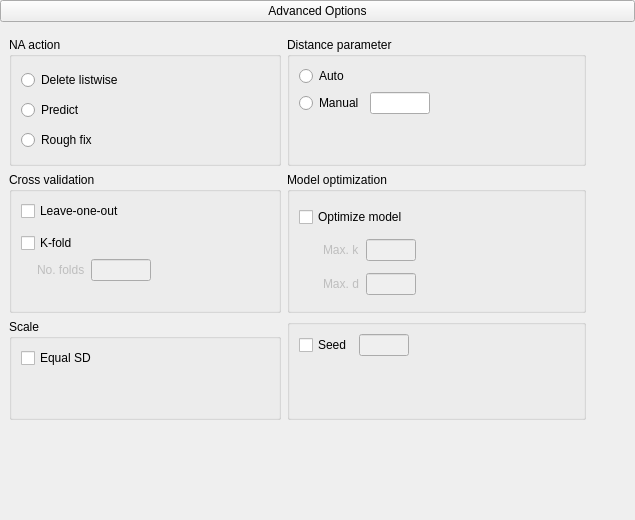
    <widget class="QWidget" name="advancedBox" native="true">
     <layout class="QGridLayout" name="gridLayout_2">
      <property name="leftMargin">
       <number>0</number>
      </property>
      <property name="topMargin">
       <number>0</number>
      </property>
      <property name="rightMargin">
       <number>0</number>
      </property>
      <item row="0" column="0" rowspan="2" colspan="2">
       <widget class="ExpanderButton" name="expanderAdvanced">
        <property name="enabled">
         <bool>true</bool>
        </property>
        <property name="text">
         <string>Advanced Options</string>
        </property>
       </widget>
      </item>
      <item row="3" column="0" rowspan="2" colspan="2">
       <widget class="QWidget" name="advancedOptions" native="true">
        <layout class="QGridLayout" name="gridLayout_7">
         <item row="0" column="2">
          <widget class="BoundGroupBox" name="distanceParameter">
           <property name="title">
            <string>Distance parameter</string>
           </property>
           <property name="flat">
            <bool>false</bool>
           </property>
           <layout class="QGridLayout" name="gridLayout_21">
            <item row="1" column="1">
             <widget class="BoundTextBox" name="distanceParameterManual">
              <property name="sizePolicy">
               <sizepolicy hsizetype="Fixed" vsizetype="Preferred">
                <horstretch>0</horstretch>
                <verstretch>0</verstretch>
               </sizepolicy>
              </property>
              <property name="minimumSize">
               <size>
                <width>60</width>
                <height>0</height>
               </size>
              </property>
              <property name="maximumSize">
               <size>
                <width>60</width>
                <height>16777215</height>
               </size>
              </property>
             </widget>
            </item>
            <item row="0" column="0">
             <widget class="QRadioButton" name="auto_3">
              <property name="sizePolicy">
               <sizepolicy hsizetype="Fixed" vsizetype="Fixed">
                <horstretch>0</horstretch>
                <verstretch>0</verstretch>
               </sizepolicy>
              </property>
              <property name="text">
               <string>Auto</string>
              </property>
             </widget>
            </item>
            <item row="2" column="0">
             <spacer name="verticalSpacer_4">
              <property name="orientation">
               <enum>Qt::Vertical</enum>
              </property>
              <property name="sizeHint" stdset="0">
               <size>
                <width>20</width>
                <height>40</height>
               </size>
              </property>
             </spacer>
            </item>
            <item row="1" column="2">
             <spacer name="horizontalSpacer_3">
              <property name="orientation">
               <enum>Qt::Horizontal</enum>
              </property>
              <property name="sizeHint" stdset="0">
               <size>
                <width>40</width>
                <height>20</height>
               </size>
              </property>
             </spacer>
            </item>
            <item row="1" column="0">
             <widget class="QRadioButton" name="manual_3">
              <property name="sizePolicy">
               <sizepolicy hsizetype="Fixed" vsizetype="Fixed">
                <horstretch>0</horstretch>
                <verstretch>0</verstretch>
               </sizepolicy>
              </property>
              <property name="text">
               <string>Manual</string>
              </property>
             </widget>
            </item>
           </layout>
          </widget>
         </item>
         <item row="0" column="0">
          <widget class="BoundGroupBox" name="naAction">
           <property name="title">
            <string>NA action</string>
           </property>
           <property name="flat">
            <bool>false</bool>
           </property>
           <layout class="QGridLayout" name="gridLayout_20">
            <item row="0" column="0">
             <widget class="QRadioButton" name="deleteListWise">
              <property name="sizePolicy">
               <sizepolicy hsizetype="Fixed" vsizetype="Fixed">
                <horstretch>0</horstretch>
                <verstretch>0</verstretch>
               </sizepolicy>
              </property>
              <property name="text">
               <string>Delete listwise</string>
              </property>
             </widget>
            </item>
            <item row="1" column="0">
             <widget class="QRadioButton" name="predict">
              <property name="text">
               <string>Predict</string>
              </property>
             </widget>
            </item>
            <item row="2" column="1">
             <spacer name="horizontalSpacer">
              <property name="orientation">
               <enum>Qt::Horizontal</enum>
              </property>
              <property name="sizeHint" stdset="0">
               <size>
                <width>40</width>
                <height>20</height>
               </size>
              </property>
             </spacer>
            </item>
            <item row="2" column="0">
             <widget class="QRadioButton" name="roughFix">
              <property name="sizePolicy">
               <sizepolicy hsizetype="Fixed" vsizetype="Fixed">
                <horstretch>0</horstretch>
                <verstretch>0</verstretch>
               </sizepolicy>
              </property>
              <property name="text">
               <string>Rough fix</string>
              </property>
             </widget>
            </item>
           </layout>
          </widget>
         </item>
         <item row="1" column="0">
          <widget class="GroupBox" name="plotsGroup">
           <property name="title">
            <string>Cross validation</string>
           </property>
           <layout class="QGridLayout" name="gridLayout_12">
            <item row="0" column="0" colspan="3">
             <widget class="BoundCheckBox" name="validationLeaveOneOut">
              <property name="sizePolicy">
               <sizepolicy hsizetype="Fixed" vsizetype="Fixed">
                <horstretch>0</horstretch>
                <verstretch>0</verstretch>
               </sizepolicy>
              </property>
              <property name="text">
               <string>Leave-one-out</string>
              </property>
             </widget>
            </item>
            <item row="1" column="0">
             <widget class="QWidget" name="widget_2" native="true">
              <property name="minimumSize">
               <size>
                <width>10</width>
                <height>0</height>
               </size>
              </property>
              <property name="maximumSize">
               <size>
                <width>10</width>
                <height>16777215</height>
               </size>
              </property>
             </widget>
            </item>
            <item row="2" column="0" colspan="2">
             <widget class="BoundCheckBox" name="validationKFold">
              <property name="sizePolicy">
               <sizepolicy hsizetype="Fixed" vsizetype="Fixed">
                <horstretch>0</horstretch>
                <verstretch>0</verstretch>
               </sizepolicy>
              </property>
              <property name="text">
               <string>K-fold</string>
              </property>
             </widget>
            </item>
            <item row="3" column="1">
             <widget class="QLabel" name="label_5">
              <property name="enabled">
               <bool>false</bool>
              </property>
              <property name="text">
               <string>No. folds</string>
              </property>
             </widget>
            </item>
            <item row="3" column="2">
             <widget class="BoundTextBox" name="noOfFolds">
              <property name="enabled">
               <bool>false</bool>
              </property>
              <property name="sizePolicy">
               <sizepolicy hsizetype="Fixed" vsizetype="Preferred">
                <horstretch>0</horstretch>
                <verstretch>0</verstretch>
               </sizepolicy>
              </property>
              <property name="minimumSize">
               <size>
                <width>60</width>
                <height>0</height>
               </size>
              </property>
              <property name="maximumSize">
               <size>
                <width>60</width>
                <height>16777215</height>
               </size>
              </property>
             </widget>
            </item>
            <item row="3" column="3">
             <spacer name="horizontalSpacer_4">
              <property name="orientation">
               <enum>Qt::Horizontal</enum>
              </property>
              <property name="sizeHint" stdset="0">
               <size>
                <width>118</width>
                <height>20</height>
               </size>
              </property>
             </spacer>
            </item>
            <item row="4" column="0">
             <widget class="QLabel" name="label_18">
              <property name="minimumSize">
               <size>
                <width>10</width>
                <height>0</height>
               </size>
              </property>
              <property name="maximumSize">
               <size>
                <width>10</width>
                <height>16777215</height>
               </size>
              </property>
              <property name="text">
               <string/>
              </property>
             </widget>
            </item>
           </layout>
          </widget>
         </item>
         <item row="5" column="2">
          <spacer name="verticalSpacer_5">
           <property name="orientation">
            <enum>Qt::Vertical</enum>
           </property>
           <property name="sizeHint" stdset="0">
            <size>
             <width>20</width>
             <height>40</height>
            </size>
           </property>
          </spacer>
         </item>
         <item row="1" column="3">
          <spacer name="horizontalSpacer_7">
           <property name="orientation">
            <enum>Qt::Horizontal</enum>
           </property>
           <property name="sizeHint" stdset="0">
            <size>
             <width>40</width>
             <height>20</height>
            </size>
           </property>
          </spacer>
         </item>
         <item row="3" column="2">
          <spacer name="verticalSpacer_9">
           <property name="orientation">
            <enum>Qt::Vertical</enum>
           </property>
           <property name="sizeHint" stdset="0">
            <size>
             <width>20</width>
             <height>40</height>
            </size>
           </property>
          </spacer>
         </item>
         <item row="2" column="0">
          <widget class="BoundGroupBox" name="sampleMode_2">
           <property name="title">
            <string>Scale</string>
           </property>
           <layout class="QGridLayout" name="gridLayout_11">
            <item row="0" column="0">
             <widget class="BoundCheckBox" name="scaleEqualSD">
              <property name="text">
               <string>Equal SD</string>
              </property>
             </widget>
            </item>
            <item row="1" column="0">
             <spacer name="verticalSpacer_8">
              <property name="orientation">
               <enum>Qt::Vertical</enum>
              </property>
              <property name="sizeHint" stdset="0">
               <size>
                <width>20</width>
                <height>40</height>
               </size>
              </property>
             </spacer>
            </item>
           </layout>
          </widget>
         </item>
         <item row="1" column="2">
          <widget class="BoundGroupBox" name="groupBox">
           <property name="title">
            <string>Model optimization</string>
           </property>
           <layout class="QGridLayout" name="gridLayout_14">
            <item row="0" column="0" colspan="3">
             <widget class="BoundCheckBox" name="optimizeModel">
              <property name="text">
               <string>Optimize model</string>
              </property>
             </widget>
            </item>
            <item row="1" column="0">
             <spacer name="horizontalSpacer_9">
              <property name="orientation">
               <enum>Qt::Horizontal</enum>
              </property>
              <property name="sizeHint" stdset="0">
               <size>
                <width>18</width>
                <height>20</height>
               </size>
              </property>
             </spacer>
            </item>
            <item row="1" column="1">
             <widget class="QLabel" name="labeloptimize">
              <property name="enabled">
               <bool>false</bool>
              </property>
              <property name="text">
               <string>Max. k</string>
              </property>
             </widget>
            </item>
            <item row="1" column="2">
             <widget class="BoundTextBox" name="optimizeModelMaxK">
              <property name="enabled">
               <bool>false</bool>
              </property>
              <property name="minimumSize">
               <size>
                <width>50</width>
                <height>0</height>
               </size>
              </property>
              <property name="maximumSize">
               <size>
                <width>50</width>
                <height>16777215</height>
               </size>
              </property>
             </widget>
            </item>
            <item row="1" column="3">
             <spacer name="horizontalSpacer_6">
              <property name="orientation">
               <enum>Qt::Horizontal</enum>
              </property>
              <property name="sizeHint" stdset="0">
               <size>
                <width>158</width>
                <height>20</height>
               </size>
              </property>
             </spacer>
            </item>
            <item row="2" column="1">
             <widget class="QLabel" name="labeloptimize2">
              <property name="enabled">
               <bool>false</bool>
              </property>
              <property name="text">
               <string>Max. d</string>
              </property>
             </widget>
            </item>
            <item row="2" column="2">
             <widget class="BoundTextBox" name="optimizeModelMaxD">
              <property name="enabled">
               <bool>false</bool>
              </property>
              <property name="minimumSize">
               <size>
                <width>50</width>
                <height>0</height>
               </size>
              </property>
              <property name="maximumSize">
               <size>
                <width>50</width>
                <height>16777215</height>
               </size>
              </property>
             </widget>
            </item>
           </layout>
          </widget>
         </item>
         <item row="2" column="2">
          <widget class="BoundGroupBox" name="groupBox_2">
           <property name="title">
            <string/>
           </property>
           <layout class="QGridLayout" name="gridLayout_15">
            <item row="0" column="1">
             <widget class="BoundTextBox" name="seed">
              <property name="enabled">
               <bool>false</bool>
              </property>
              <property name="minimumSize">
               <size>
                <width>50</width>
                <height>0</height>
               </size>
              </property>
              <property name="maximumSize">
               <size>
                <width>50</width>
                <height>16777215</height>
               </size>
              </property>
             </widget>
            </item>
            <item row="1" column="0">
             <spacer name="verticalSpacer_11">
              <property name="orientation">
               <enum>Qt::Vertical</enum>
              </property>
              <property name="sizeHint" stdset="0">
               <size>
                <width>20</width>
                <height>40</height>
               </size>
              </property>
             </spacer>
            </item>
            <item row="0" column="2">
             <spacer name="horizontalSpacer_10">
              <property name="orientation">
               <enum>Qt::Horizontal</enum>
              </property>
              <property name="sizeHint" stdset="0">
               <size>
                <width>40</width>
                <height>20</height>
               </size>
              </property>
             </spacer>
            </item>
            <item row="0" column="0">
             <widget class="BoundCheckBox" name="seedBox">
              <property name="text">
               <string>Seed</string>
              </property>
             </widget>
            </item>
           </layout>
          </widget>
         </item>
        </layout>
       </widget>
      </item>
     </layout>
    </widget>
